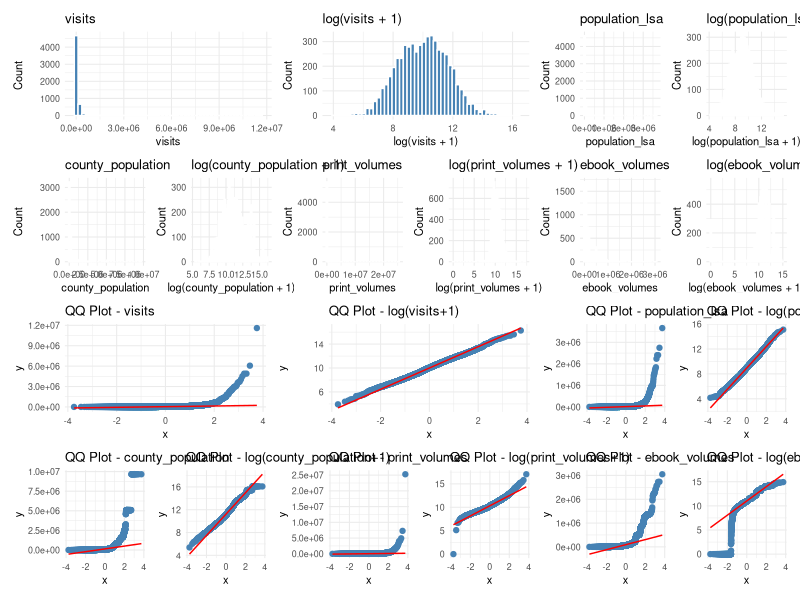
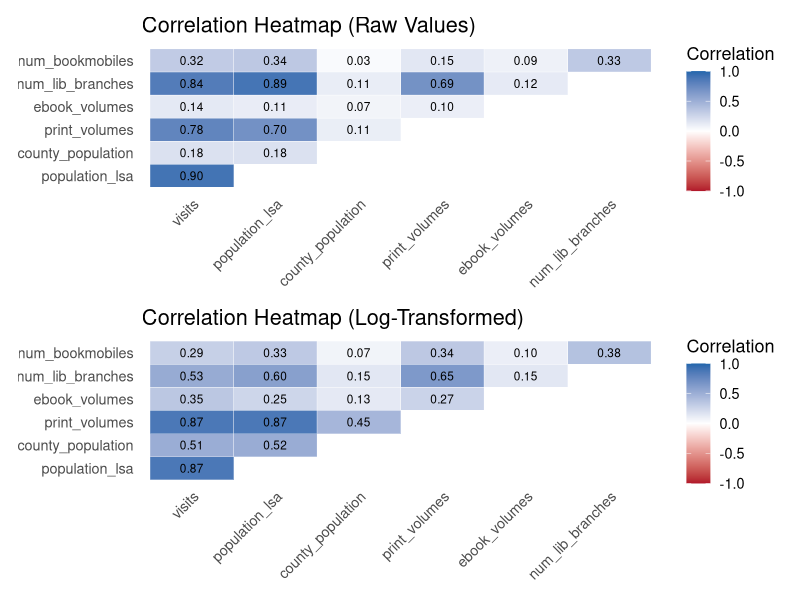

Write R code to recreate these figures, in order. (Note: this script raises an error after producing the figures.)
# Loading Libraries
library(ggplot2)
library(tidyverse)
library(patchwork)

# Loading data CONTINUOUS
df <- read_csv("cleaned_data/train_data.csv")
# ------------------- Function Creation -------------------------

# Defining a histogram function to make normal and log histograms
make_hist_gg <- function(data, var, fill = "steelblue", color = "white", bins = 50) {
  var_name <- deparse(substitute(var))
  
  p1 <- ggplot(data, aes(x = {{ var }})) +
    geom_histogram(bins = bins, fill = fill, color = color) +
    labs(
      title = paste(var_name),
      x = var_name,
      y = "Count"
    ) +
    theme_minimal(base_size = 8)
  
  p2 <- ggplot(data, aes(x = log({{ var }} + 1))) +
    geom_histogram(bins = bins, fill = fill, color = color) +
    labs(
      title = paste("log(", var_name, " + 1)", sep = ""),
      x = paste0("log(", var_name, " + 1)"),
      y = "Count"
    ) +
    theme_minimal(base_size = 8)
  
  p1 + p2
}

make_qq_plot <- function(data, var) {
  var_name <- deparse(substitute(var))
  
  p1 <- ggplot(data, aes(sample = {{ var }})) +
    stat_qq(color = "steelblue") +
    stat_qq_line(color = "red") +
    labs(title = paste("QQ Plot -", var_name)) +
    theme_minimal(base_size = 8)
  
  p2 <- ggplot(data, aes(sample = log({{ var }} + 1))) +
    stat_qq(color = "steelblue") +
    stat_qq_line(color = "red") +
    labs(title = paste("QQ Plot - log(", var_name, "+1)", sep = "")) +
    theme_minimal(base_size = 8)
  
  p1 + p2
}

# -------------- Histogram / QQ-Plot Fitting -------------------------

# Creating histograms
hist_visits <- make_hist_gg(df, visits)
hist_pop_lsa <- make_hist_gg(df, population_lsa)
hist_county_pop <- make_hist_gg(df, county_population)
hist_print_vol <- make_hist_gg(df, print_volumes)
hist_ebook_vol <- make_hist_gg(df, ebook_volumes)

# Creating QQ plots
qq_visits <- make_qq_plot(df, visits)
qq_pop_lsa <- make_qq_plot(df, population_lsa)
qq_county_pop <- make_qq_plot(df, county_population)
qq_print_vol <- make_qq_plot(df, print_volumes)
qq_ebook_vol <- make_qq_plot(df, ebook_volumes)

# Combine histograms in one row
hist_all <- hist_visits + hist_pop_lsa + hist_county_pop + hist_print_vol + hist_ebook_vol +
  plot_layout(ncol = 3) + 
  plot_annotation(title = "Histograms of Key Variables")

# Combine QQ plots in one row
qq_all <- qq_visits + qq_pop_lsa + qq_county_pop + qq_print_vol + qq_ebook_vol +
  plot_layout(ncol = 3) + 
  plot_annotation(title = "QQ Plots of Key Variables")

# Stack both sets vertically
combined_plots <- hist_all / qq_all

# Display
combined_plots

# --------------- Correlation Between Variables -------------------------

# Select numeric variables
df_num_raw <- df %>%
  select(where(is.numeric))

# Log-transformed numeric variables (except bookmobiles)
df_num_log <- df %>%
  select(where(is.numeric)) %>%
  mutate(across(
    .cols = -c(num_bookmobiles),
    .fns = ~ log(.x + 1)
  ))

# Function to plot correlation heatmap
plot_correlation_heatmap <- function(data, title_text) {
  cor_mat <- cor(data, use = "pairwise.complete.obs", method = "pearson")
  
  cor_df <- as.data.frame(as.table(cor_mat))
  names(cor_df) <- c("Var1", "Var2", "Correlation")
  
  cor_df <- cor_df %>%
    mutate(
      Var1 = factor(Var1, levels = colnames(cor_mat)),
      Var2 = factor(Var2, levels = colnames(cor_mat))
    ) %>%
    filter(as.numeric(Var1) > as.numeric(Var2))
  
  ggplot(cor_df, aes(x = Var2, y = Var1, fill = Correlation)) +
    geom_tile(color = "white") +
    geom_text(aes(label = sprintf("%.2f", Correlation)), size = 3) +
    scale_fill_gradient2(
      low = "#B2182B",
      mid = "white",
      high = "#2166AC",
      midpoint = 0,
      limits = c(-1, 1),
      name = "Correlation"
    ) +
    theme_minimal(base_size = 13) +
    theme(
      axis.text.x = element_text(angle = 45, vjust = 1, hjust = 1),
      panel.grid = element_blank()
    ) +
    labs(
      title = title_text,
      x = NULL,
      y = NULL
    )
}

# Plot non-logged correlations
cor_plot_raw <- plot_correlation_heatmap(df_num_raw, "Correlation Heatmap (Raw Values)")

# Plot logged correlations
cor_plot_log <- plot_correlation_heatmap(df_num_log, "Correlation Heatmap (Log-Transformed)")

# Combine both correlation plots vertically
library(patchwork)
cor_plot_raw / cor_plot_log

# --------------- Relationship Between Y and X -------------------------

# Numeric
df_num %>%
  pivot_longer(cols = -visits) %>%
  ggplot(aes(x = value, y = visits)) +
  geom_point(alpha = 0.5, color = "#2166AC") +
  geom_smooth(method = "lm", se = FALSE, color = "#B2182B") +
  facet_wrap(~ name, scales = "free") +
  scale_x_log() +
  scale_y_log10() +
  theme_minimal() +
  labs(
    title = "Log–Log Scatterplots: Visits vs Numeric Predictors",
    x = "Predictor (log10 scale)",
    y = "Visits (log10 scale)"
  )

# Categorical 
df %>%
  select(where(is.character) | where(is.factor), visits) %>%
  mutate(
    visits_log = log10(visits)
  ) %>%
  pivot_longer(cols = -c(visits, visits_log)) %>%
  mutate(
    # Cut off long text values and facet names
    value = str_trunc(value, 10, side = "right"),
    name = str_trunc(name, 10, side = "right")
  ) %>%
  ggplot(aes(x = value, y = visits_log)) +
  geom_boxplot(fill = "#B2182B", outlier.alpha = 0.4) +
  facet_wrap(~ name, scales = "free_x") +
  theme_minimal() +
  theme(
    axis.text.x = element_text(angle = 45, hjust = 1),
    strip.text = element_text(face = "bold")
  ) +
  labs(
    title = "Log(Visits) by Categorical Variables",
    x = NULL,
    y = "Log10(Visits)"
  )